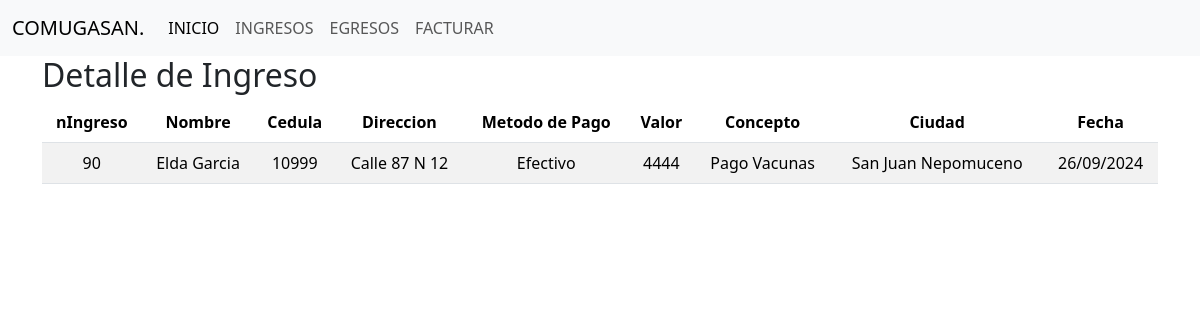
/detalleIngreso/90/, run on an earlier commit of the app's database.
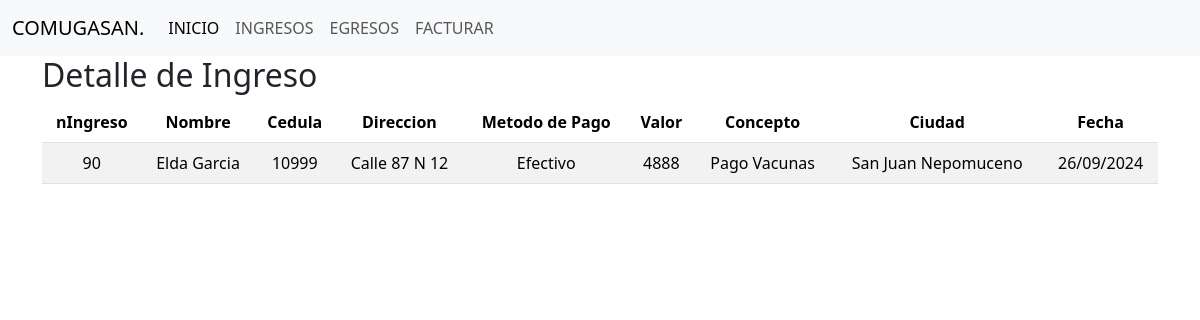
And on a later commit of the database.
### comite/models.py (models this page shows, shortened)
class Ingresos(models.Model):
    nIngreso = models.AutoField(primary_key=True)
    usuario = models.ForeignKey(Usuarios, on_delete=models.CASCADE,null=True)
    tipo_pago = models.CharField(max_length=20)
    ciudad = models.CharField(max_length=100,default='San Juan Nepomuceno',editable=False)
    fecha = models.DateTimeField(auto_now_add=True,editable=False)
    valorIngreso = models.IntegerField(default=0,blank=True,null=True)
    concepto = models.CharField(max_length=200)

class Usuarios(models.Model):
    cedula = models.IntegerField(primary_key=True)
    nombre_completo = models.CharField(max_length=100)
    direccion = models.CharField(max_length=255)

### comite/views.py (the view)
# urls.py: path('detalleIngreso/<int:nIngreso>/',views.detalleIngreso),
def detalleIngreso(request,nIngreso):
    ingreso = Ingresos.objects.get(nIngreso=nIngreso)
    return render(request,"ingresos/detalleIngresos.html",{"ingreso":ingreso})

### comite/templates/ingresos/detalleIngresos.html (shortened to what this page needs)
{% extends "base.html" %}
{% block body %}
        <h2>Detalle de Ingreso</h2>
        <div class="table-responsive">
            <table class="table table-striped">
                <thead>
                    <tr>
                        <th>nIngreso</th>
                        <th>Nombre</th>
                        <th>Cedula</th>
                        <th>Direccion</th>
                        <th>Metodo de Pago</th>
                        <th>Valor</th>
                        <th>Concepto</th>
                        <th>Ciudad</th>
                        <th>Fecha</th>
                    </tr>
                </thead>
                <tbody>
                    <tr>
                        <td>{{ingreso.nIngreso}}</td>
                        <td>{{ingreso.usuario.nombre_completo}}</td>
                        <td>{{ingreso.usuario.cedula}}</td>
                        <td>{{ingreso.usuario.direccion}}</td>
                        <td>{{ingreso.tipo_pago}}</td>
                        <td>{{ingreso.valorIngreso}}</td>
                        <td>{{ingreso.concepto}}</td>
                        <td>{{ingreso.ciudad}}</td>
                        <td>{{ingreso.fecha|date:"d/m/Y"}}</td>
                    </tr>
                </tbody>
            </table>
        </div>
{% endblock %}

What changed in the data, as far as the page shows it:
changed Ingresos "Efectivo": valorIngreso "4444" → "4888"
